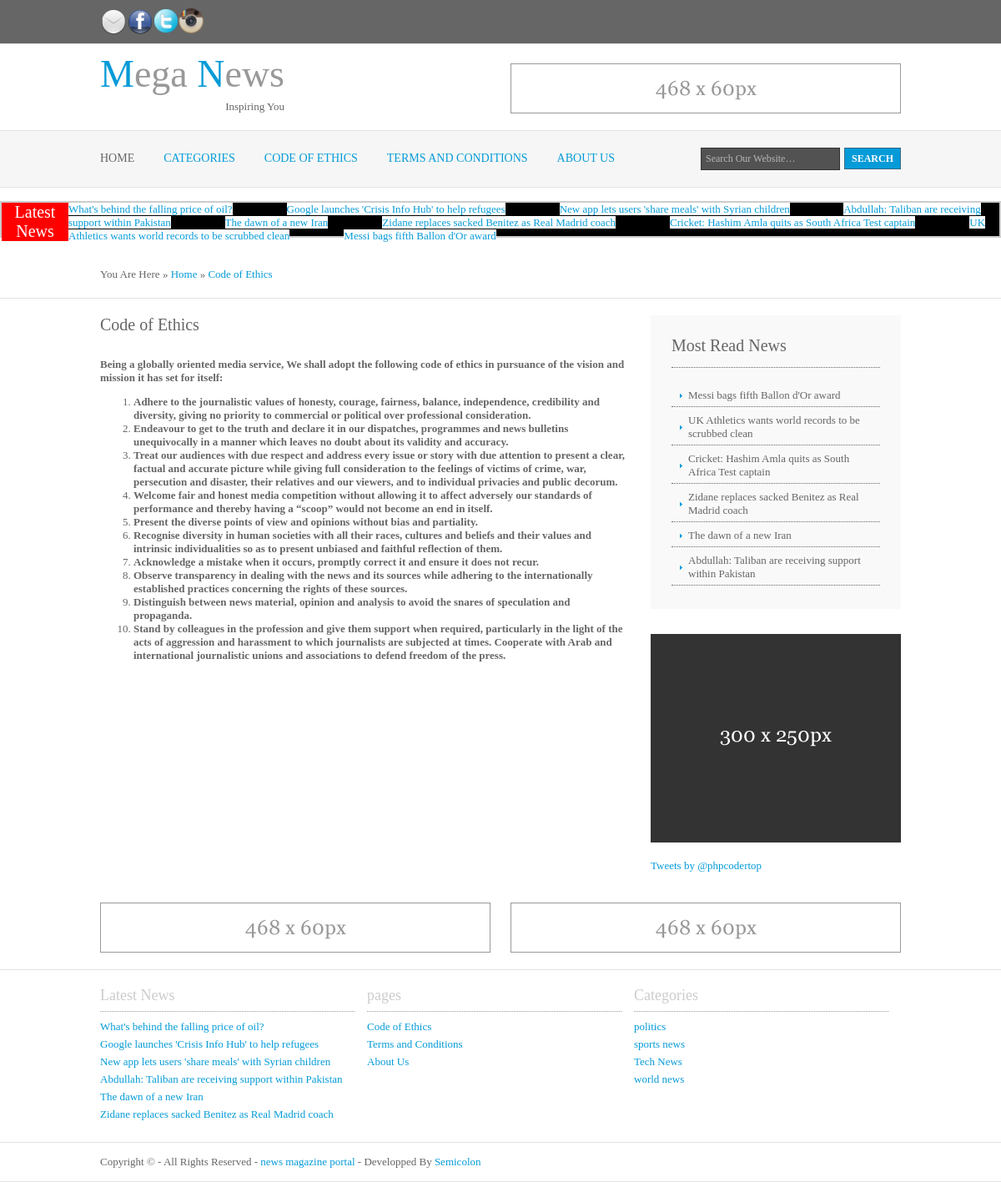
Page /home/page/1 on the committed database.
### tables this page shows
CREATE TABLE IF NOT EXISTS `pages` (
`id` int(11) NOT NULL,
  `pagetitle` varchar(255) NOT NULL,
  `pagecontent` longtext NOT NULL
);

CREATE TABLE IF NOT EXISTS `news` (
`news_id` int(11) NOT NULL,
  `title` varchar(255) NOT NULL,
  `content` longtext NOT NULL,
  `user_id` int(11) NOT NULL,
  `cat_id` int(11) NOT NULL,
  `image` text NOT NULL,
  `youtube_video` text NOT NULL,
  `dateposted` timestamp NOT NULL DEFAULT CURRENT_TIMESTAMP,
  `visits` int(11) NOT NULL DEFAULT '0'
);

CREATE TABLE IF NOT EXISTS `details` (
  `fb` varchar(255) NOT NULL,
  `tw` varchar(255) NOT NULL,
  `ins` varchar(255) NOT NULL,
  `twitterbox` longtext NOT NULL
);

CREATE TABLE IF NOT EXISTS `category` (
`cat_id` int(11) NOT NULL,
  `title` varchar(255) NOT NULL,
  `description` varchar(255) NOT NULL
);

CREATE TABLE IF NOT EXISTS `settings` (
  `sitename` varchar(255) NOT NULL,
  `sitemail` varchar(255) NOT NULL,
  `description` longtext NOT NULL,
  `keywords` longtext NOT NULL,
  `copyright` text NOT NULL,
  `author` varchar(255) NOT NULL
);

### application/controllers/home.php (called while the page is built, shortened)
<?php
class Home extends CI_Controller {
	public function __construct(){
		$this->load->model('adminModel');
	}
	public function load_view($view,$data)
	{
		$this->load->view('site/header');
		$this->load->view($view,$data);
		$this->load->view('site/footer');
	}
    public function page($pageid)
    {
        $data['pagecontent'] = $this->adminModel->getpagewhere($pageid);
        $data['mostreadnews'] = $this->adminModel->getmostreadnewsbylimit(6);
        $this->load_view('site/page',$data);
    }
}

### index.php (called while the page is built, shortened)
<?php
require_once BASEPATH.'core/CodeIgniter.php';

### application/models/adminModel.php (called while the page is built, shortened)
<?php
class AdminModel extends CI_Model {
	public function getcat()
	{
		$query = $this->db->get('category');
		return $query->result();
	}
	public function getsettings()
	{
		$query = $this->db->get('settings');
		return $query->row();
	}
	public function getpages()
	{
		$query = $this->db->get('pages');
		return $query->result();
	}
	public function getpagewhere($page_id)
	{
		$this->db->where('id', $page_id);
		$query = $this->db->get('pages');
		return $query->row();
	}
	public function getnewsbylimit($limit)
	{
		$this->db->order_by('news_id', 'desc');
		$this->db->limit($limit);
		$query = $this->db->get('news');
		return $query->result();
	}
	public function getmostreadnewsbylimit($limit)
	{
		$this->db->order_by('visits', 'desc');
		$this->db->limit($limit);
		$query = $this->db->get('news');
		return $query->result();
	}
	public function getadds($id)
	{
		$this->db->where('id', $id);
		$query = $this->db->get('ads');
		return $query->row();
	}
	public function getdetails()
	{
		$query = $this->db->get('details');
		return $query->row();
	}
	public function page_exist($pageid)
	{
		$this->db->where('id', $pageid);
		$query = $this->db->get('pages');
		return $query->num_rows();
	}
}
?>

### application/views/site/page.php (the view)
<div class="wrapper">
  <div id="breadcrumb">
    <ul>
      <li class="first">You Are Here</li>
      <li>&#187;</li>
      <li><a href="<?php echo base_url(); ?>">Home</a></li>
      <li>&#187;</li>
      <li><a href="<?php echo base_url(); ?>home/page/<?php echo $pagecontent->id; ?>"><?php echo $pagecontent->pagetitle; ?></a></li>
    </ul>
  </div>
</div>
<div class="wrapper">
  <div class="container">
    <div class="content">
      <h1><?php echo $pagecontent->pagetitle; ?></h1>
      <div class="content">
        <?php echo $pagecontent->pagecontent; ?>
      </div>
    </div>
    <div class="column">
      <div class="subnav">
        <h2>Most Read News</h2>
        <ul>
        <?php foreach($mostreadnews as $row): ?>
          <li><a href="<?php echo base_url(); ?>home/news/<?php echo $row->news_id; ?>"><?php echo $row->title;  ?></a></li>
        <?php endforeach; ?>
        </ul>
      </div>
      <div class="holder"><a href="#">
        <?php
          $code = $this->adminModel->getadds(2)->code;
          if($code == ""){
            echo '<img src="'.base_url().'assets/images/demo/300x250.gif" alt="" />';
          }else{
            echo $code;
          }
        ?>
      </a></div>
      <div class="tweets" >
<?php
$details = $this->adminModel->getdetails();
echo $details->twitterbox;
?>
      </div>
    <br class="clear" />
  </div>
</div>
 <br class="clear" />

### application/views/site/header.php (shortened to what this page needs)
<!DOCTYPE html >
<html xmlns="http://www.w3.org/1999/xhtml">
<head>
<link rel="stylesheet" href="<?php echo base_url(); ?>assets/layout/styles/layout.css" type="text/css" />
</head>
<body id="top">
<div class="wrapper col0">
  <div id="topline">
    <?php
      $details = $this->adminModel->getdetails();
      $settings = $this->adminModel->getsettings();
    ?>
    <p><a target="_blank" href="mailto:<?php echo $settings->sitemail; ?>"><img width="32px" height="32px" src="<?php echo base_url(); ?>assets/images/mail-icon.png" alt=""></a></p>
    <p><a target="_blank" href="<?php echo $details->fb; ?>"><img width="32px" height="32px" src="<?php echo base_url(); ?>assets/images/facebook-icon.png" alt=""></a></p>
    <p><a target="_blank" href="<?php echo $details->tw; ?>"><img width="30px" height="30px" src="<?php echo base_url(); ?>assets/images/social-twitter-button-blue-icon.png" alt=""></a></p>
    <p><a target="_blank" href="<?php echo $details->ins; ?>"><img width="30px" height="30px" src="<?php echo base_url(); ?>assets/images/Active-Instagram-4-icon.png" alt=""></a></p>
    <br class="clear" />
  </div>
</div>
<div class="wrapper">
  <div id="header">
    <div class="fl_left">
      <h1><a href="<?php echo base_url(); ?>"><strong>M</strong>ega <strong>N</strong>ews</a></h1>
      <p>Inspiring You </p>
    </div>
    <div class="fl_right" width="640px" height="60px"><a href="#">
        <?php
          $code = $this->adminModel->getadds(1)->code;
          if($code == ""){
            echo '<img src="'.base_url().'assets/images/demo/468x60.gif" alt="" />';
          }else{
            echo $code;
          }
        ?>
    </a></div>
    <br class="clear" />
  </div>
</div>
<div class="wrapper col2">
  <div id="topbar">
    <div id="topnav">
      <ul>
        <li class="active"><a href="<?php echo base_url(); ?>">Home</a></li>
        <li><a href="#">Categories</a>
        </li>
        <?php $pages = $this->adminModel->getpages(); ?>
        <?php foreach($pages as $page): ?>
        <li><a href="<?php echo base_url().'home/page/'.$page->id; ?>"><?php echo $page->pagetitle; ?></a></li>
      <?php endforeach; ?>
      </ul>
    </div>
    <div id="search">
      <form action="<?php echo base_url(); ?>home/search/" method="post">
        <fieldset>
          <input type="text" name="search" value="Search Our Website&hellip;"  onfocus="this.value=(this.value=='Search Our Website&hellip;')? '' : this.value ;" />
          <input type="submit" name="go" id="go" value="Search" />
        </fieldset>
      </form>
    </div>
    <br class="clear" />
  </div>
</div>
<br class="clear" />
<div class="latestnews">
<?php
  $newsdata = $this->adminModel->getnewsbylimit(10);
?>
  <div class="top">
    <span>Latest News</span>
    <marquee width="890px" behavior="scroll" scrolldelay="50" >
    <?php foreach($newsdata as $row): ?>
     <?php  echo '<a href="'.base_url()."home/news/".$row->news_id.'">'.$row->title.'</a>'; ?>
    <?php endforeach; ?>
  </marquee>
  </div>
</div>
<br class="clear" />

### application/views/site/footer.php
<div class="wrapper">
  <div id="adblock">
    <div class="fl_left"><a href="#">
      <?php
          $code = $this->adminModel->getadds(1)->code;
          if($code == ""){
            echo '<img src="'.base_url().'assets/images/demo/468x60.gif" alt="" />';
          }else{
            echo $code;
          }
        ?>
    </a></div>
    <div class="fl_right"><a href="#">
      <?php
          $code = $this->adminModel->getadds(1)->code;
          if($code == ""){
            echo '<img src="'.base_url().'assets/images/demo/468x60.gif" alt="" />';
          }else{
            echo $code;
          }
        ?>
    </a></div>
    <br class="clear" />
  </div>
</div>
<div class="wrapper">
  <div id="footer">
    <div class="footbox">
      <h2>Latest News</h2>
      <ul>
      <?php
        $latestnews = $this->adminModel->getnewsbylimit(6);
        foreach($latestnews as $row):
      ?>
        <li><a href="<?php echo base_url().'home/news/'.$row->news_id; ?>"><?php echo mb_substr($row->title, 0,70); ?></a></li>
      <?php endforeach; ?>
      </ul>
    </div>
    <div class="footbox">
      <h2>pages</h2>
       <ul>
      <?php
        $pages = $this->adminModel->getpages();
        foreach($pages as $page):
      ?>
        <li><a href="<?php echo base_url().'home/page/'.$page->id; ?>"><?php echo $page->pagetitle; ?></a></li>
      <?php endforeach; ?>
      </ul>
    </div>
    <div class="footbox">
      <h2>Categories</h2>
      <ul>
            <?php $cats = $this->adminModel->getcat(); ?>
            <?php foreach($cats as $cat): ?>
            <li><a href="<?php echo base_url().'home/category/'.$cat->cat_id; ?>"><?php echo $cat->title; ?></a></li>
          <?php endforeach; ?>
          </ul>
    </div>
    <br class="clear" />
  </div>
</div>
<div class="wrapper col8">
  <div id="copyright">
    <?php
    $settings = $this->adminModel->getsettings();
    ?>
    <p class="fl_left">Copyright &copy; - All Rights Reserved - <a href="<?php echo base_url(); ?>"><?php echo $settings->sitename; ?></a> - Developped By <a target="_blank" href="https://www.facebook.com/yousseifweroquia" title="ahmed maher halima">Semicolon</a></p>
    <br class="clear" />
  </div>
</div>
</body>
</html>

### assets/layout/styles/layout.css (style rules this page uses)
html { overflow-y:scroll; }
body { margin:0; padding:0; font-size:13px; font-family:Georgia, "Times New Roman", Times, serif; color:#666666; background-color:#FFFFFF; }
a { outline:none; text-decoration:none; color:#059BD8; background-color:#FFFFFF; }
.fl_left, .imgl { float:left; }
.fl_right, .imgr { float:right; }
img { display:block; margin:0; padding:0; border:none; }
div.wrapper { display:block; width:100%; margin:0; text-align:left; border-bottom:1px solid #E3E3E3; }
div.wrapper h1, div.wrapper h2, div.wrapper h3, div.wrapper h4, div.wrapper h5, div.wrapper h6 { margin:0 0 15px 0; padding:0; font-size:20px; font-weight:normal; line-height:normal; }
.col0, .col0 a { color:#FFFFFF; background-color:#666666; }
.col2 { color:#FFFFFF; background-color:#F6F6F6; }
#header, #topline, #topbar, #breadcrumb, .container, #hpage_cats, #adblock, #socialise, #footer, #copyright { display:block; position:relative; width:960px; margin:0 auto; }
#topline { padding:10px 0; }
#topline p { float:left; margin:0; padding:0; }
#header { padding:2px 0 20px 0; }
#header .fl_left { display:block; float:left; margin-top:7px; overflow:hidden; }
#header .fl_right { display:block; float:right; width:468px; height:60px; margin-top:21px; overflow:hidden; }
#header h1, #header p, #header ul { margin:0; padding:0; list-style:none; line-height:normal; }
#header h1 a { font-size:46px; color:#999999; background-color:#FFFFFF; }
#header h1 strong { font-weight:normal; color:#059BD8; background-color:#FFFFFF; }
#header .fl_left p { text-align:right; margin-top:5px; }
#topbar { padding:20px 0; z-index:1000; }
#topbar #search { display:block; float:right; margin:0; padding:0; overflow:hidden; }
#breadcrumb { padding:20px 0; }
#breadcrumb ul { margin:0; padding:0; list-style:none; }
#breadcrumb ul li { display:inline; }
.container { padding:20px 0; }
.content { display:block; float:left; width:630px; }
.column { display:block; float:right; width:300px; }
.column .holder, .column #featured { display:block; width:300px; margin-bottom:20px; }
#adblock { padding:20px 0; }
#footer { padding:20px 0; }
#footer h2, #footer p, #footer ul, #footer a { margin:0; padding:0; font-weight:normal; list-style:none; line-height:normal; }
#footer h2 { color:#CCCCCC; background-color:#FFFFFF; font-size:18px; font-weight:normal; margin-bottom:10px; padding-bottom:8px; border-bottom:1px dotted #999999; }
#footer li { margin-bottom:5px; }
#footer .footbox { display:block; float:left; width:305px; margin:0 15px 0 0; padding:0; }
div.col8 { border:none; }
#copyright { padding:15px 0; }
#copyright p { margin:0; padding:0; }

### assets/layout/styles/navi.css (style rules this page uses)
#topnav { display:block; float:left; width:700px; margin:5px 0 0 0; padding:0; list-style:none; }
#topnav ul, #topnav li { float:left; list-style:none; margin:0; padding:0; }
#topnav li a:link, #topnav li a:visited, #topnav li a:hover { display:block; margin:0 35px 0 0; padding:0; font-size:14px; text-transform:uppercase; color:#059BD8; background-color:#F6F6F6; }
#topnav li a:hover, #topnav ul li.active a { color:#666666; background-color:#F6F6F6; }
.column .subnav { display:block; width:250px; padding:25px; background-color:#F9F9F9; margin-bottom:30px; }
.column .subnav h2 { margin:0 0 20px 0; padding:0 0 14px 0; font-size:20px; font-weight:normal; font-family:Georgia, "Times New Roman", Times, serif; color:#666666; background-color:#F9F9F9; line-height:normal; border-bottom:1px dotted #666666; }
.column .subnav ul { margin:0; padding:0; list-style:none; }
.column .subnav li { margin:0 0 3px 0; padding:0; }
.column .subnav a { display:block; margin:0; padding:5px 10px 5px 20px; color:#666666; background:url("images/blue_file.gif") no-repeat 10px center #F9F9F9; text-decoration:none; border-bottom:1px dotted #666666; }

### assets/layout/styles/forms.css (style rules this page uses)
form, fieldset, legend { margin:0; padding:0; border:none; }
input, textarea, select { font-size:12px; font-family:Georgia, "Times New Roman", Times, serif; }
#topbar input { display:block; float:left; width:155px; margin:0 5px 0 0; padding:5px; color:#B6B6B6; background-color:#525252; border:1px solid #343434; font-size:12px; }
#topbar input#go { width:68px; height:26px; margin:0; padding:4px 0; text-transform:uppercase; color:#FFFFFF; background-color:#059BD8; border-color:#396B86; cursor:pointer; font-weight:bold; }

### application/views/site/header.php (style rules this page uses)
.top { color: #fff; background: #000; height: 40px; border:2px solid #ccc; }
.top span { background-color: red; color: #fff; display: block; width: 80px; font-size: 20px; float: left; text-align: center; z-index: -1000; }

### rows in the picture
pages: pagetitle "CODE OF ETHICS", pagetitle "Code of Ethics", pagecontent "Being a globally oriented media service, We shall adopt the following code of ethics in pursuance of the vision and mission it has set for itself: Adhere to the journalistic values of honesty, courage, fairness, balance, independence, credibility and diversity, giving no priority to commercial or political over professional consideration. Endeavour to get to the truth and declare it in our dispatches, programmes and news bulletins unequivocally in a manner which leaves no doubt about its validity and accuracy. Treat our audiences with due respect and address every issue or story with due attention to present a clear, factual and accurate picture while giving full consideration to the…"
pages: pagetitle "TERMS AND CONDITIONS", pagetitle "Terms and Conditions"
pages: pagetitle "ABOUT US", pagetitle "About Us"
news: title "What's behind the falling price of oil?"
news: title "Google launches 'Crisis Info Hub' to help refugees"
news: title "New app lets users 'share meals' with Syrian children"
news: title "Abdullah: Taliban are receiving support within Pakistan"
news: title "The dawn of a new Iran"
news: title "Zidane replaces sacked Benitez as Real Madrid coach"
news: title "Cricket: Hashim Amla quits as South Africa Test captain"
news: title "UK Athletics wants world records to be scrubbed clean"
news: title "Messi bags fifth Ballon d'Or award"
details: twitterbox "Tweets by @phpcodertop"
category: title "politics"
category: title "sports news"
category: title "Tech News"
category: title "world news"
settings: sitename "news magazine portal"
